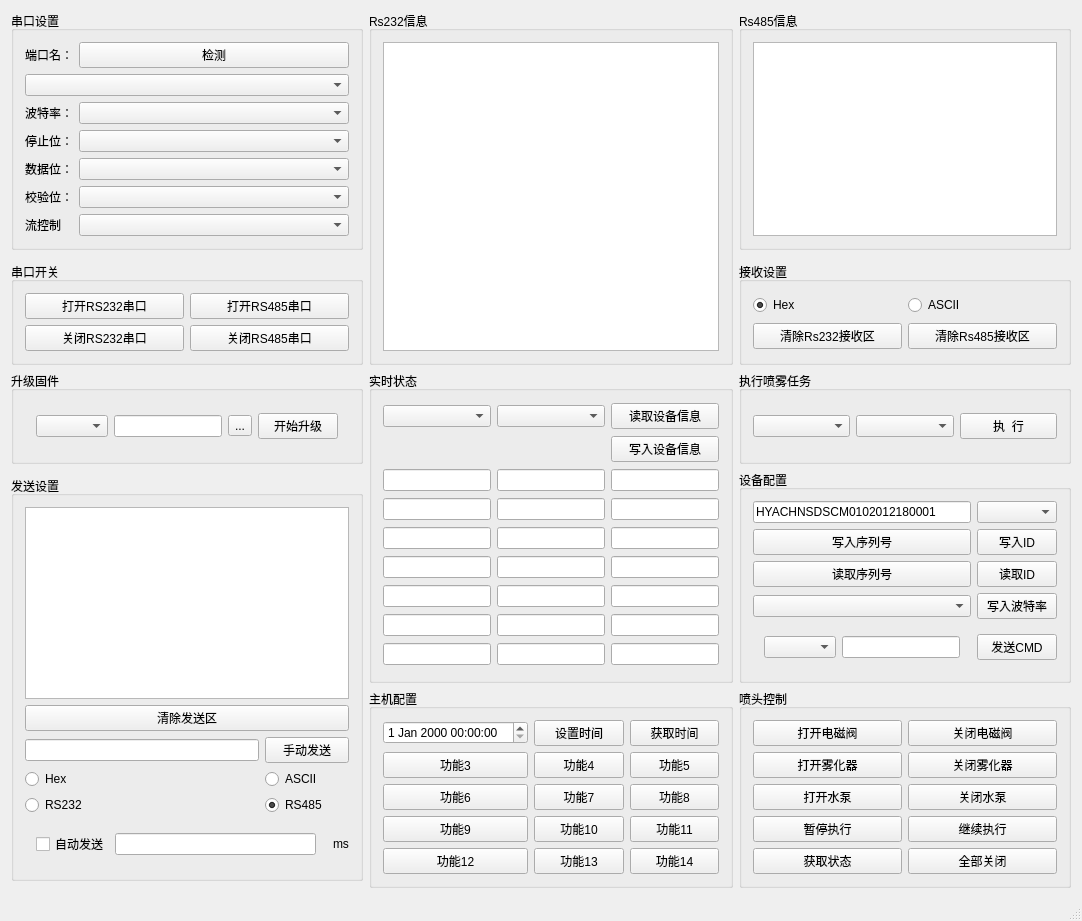
<?xml version="1.0" encoding="UTF-8"?>
<ui version="4.0">
 <class>MainWindow</class>
 <widget class="QMainWindow" name="MainWindow">
  <property name="geometry">
   <rect>
    <x>0</x>
    <y>0</y>
    <width>1082</width>
    <height>806</height>
   </rect>
  </property>
  <property name="windowTitle">
   <string>HySpray</string>
  </property>
  <widget class="QWidget" name="centralWidget">
   <layout class="QGridLayout" name="gridLayout_3">
    <item row="0" column="0">
     <widget class="QGroupBox" name="groupBox">
      <property name="title">
       <string>串口设置</string>
      </property>
      <layout class="QFormLayout" name="formLayout">
       <item row="0" column="0">
        <widget class="QLabel" name="label">
         <property name="text">
          <string>端口名：</string>
         </property>
        </widget>
       </item>
       <item row="0" column="1">
        <widget class="QPushButton" name="pushButtonTest">
         <property name="text">
          <string>检测</string>
         </property>
        </widget>
       </item>
       <item row="1" column="0" colspan="2">
        <widget class="QComboBox" name="comboBoxCom"/>
       </item>
       <item row="2" column="0">
        <widget class="QLabel" name="label_2">
         <property name="text">
          <string>波特率：</string>
         </property>
        </widget>
       </item>
       <item row="2" column="1">
        <widget class="QComboBox" name="comboBoxBaud"/>
       </item>
       <item row="3" column="0">
        <widget class="QLabel" name="label_3">
         <property name="text">
          <string>停止位：</string>
         </property>
        </widget>
       </item>
       <item row="3" column="1">
        <widget class="QComboBox" name="comboBoxStop"/>
       </item>
       <item row="4" column="0">
        <widget class="QLabel" name="label_4">
         <property name="text">
          <string>数据位：</string>
         </property>
        </widget>
       </item>
       <item row="4" column="1">
        <widget class="QComboBox" name="comboBoxDatabit"/>
       </item>
       <item row="6" column="0">
        <widget class="QLabel" name="label_5">
         <property name="text">
          <string>校验位：</string>
         </property>
        </widget>
       </item>
       <item row="6" column="1">
        <widget class="QComboBox" name="comboBoxParity"/>
       </item>
       <item row="7" column="0">
        <widget class="QLabel" name="label_6">
         <property name="text">
          <string>流控制</string>
         </property>
        </widget>
       </item>
       <item row="7" column="1">
        <widget class="QComboBox" name="comboBoxFlow"/>
       </item>
      </layout>
     </widget>
    </item>
    <item row="3" column="4">
     <widget class="QGroupBox" name="gridGroupBox">
      <property name="title">
       <string>执行喷雾任务</string>
      </property>
      <layout class="QGridLayout" name="gridLayout_12">
       <item row="1" column="0">
        <widget class="QComboBox" name="comboBox_4">
         <property name="toolTip">
          <string>选择喷雾模式</string>
         </property>
        </widget>
       </item>
       <item row="1" column="2">
        <widget class="QPushButton" name="pushButton_32">
         <property name="text">
          <string>执  行</string>
         </property>
        </widget>
       </item>
       <item row="1" column="1">
        <widget class="QComboBox" name="comboBox_5">
         <property name="toolTip">
          <string>选择喷雾任务组</string>
         </property>
        </widget>
       </item>
      </layout>
     </widget>
    </item>
    <item row="2" column="4">
     <widget class="QGroupBox" name="groupBox_2">
      <property name="title">
       <string>接收设置</string>
      </property>
      <layout class="QGridLayout" name="gridLayout">
       <item row="0" column="0">
        <widget class="QRadioButton" name="radioButtonReHex">
         <property name="text">
          <string>Hex</string>
         </property>
         <property name="checked">
          <bool>true</bool>
         </property>
        </widget>
       </item>
       <item row="0" column="1">
        <widget class="QRadioButton" name="radioButtonReAscii">
         <property name="text">
          <string>ASCII</string>
         </property>
        </widget>
       </item>
       <item row="1" column="0">
        <widget class="QPushButton" name="pushButtonClearRx">
         <property name="text">
          <string>清除Rs232接收区</string>
         </property>
        </widget>
       </item>
       <item row="1" column="1">
        <widget class="QPushButton" name="pushButton_33">
         <property name="text">
          <string>清除Rs485接收区</string>
         </property>
        </widget>
       </item>
      </layout>
     </widget>
    </item>
    <item row="2" column="0">
     <widget class="QGroupBox" name="gridGroupBox">
      <property name="title">
       <string>串口开关</string>
      </property>
      <layout class="QGridLayout" name="gridLayout_4">
       <item row="0" column="0">
        <widget class="QPushButton" name="pushButtonCom">
         <property name="text">
          <string>打开RS232串口</string>
         </property>
         <property name="checkable">
          <bool>false</bool>
         </property>
        </widget>
       </item>
       <item row="0" column="1">
        <widget class="QPushButton" name="pushButton_open485">
         <property name="text">
          <string>打开RS485串口</string>
         </property>
        </widget>
       </item>
       <item row="2" column="0">
        <widget class="QPushButton" name="pushButton_close232">
         <property name="text">
          <string>关闭RS232串口</string>
         </property>
        </widget>
       </item>
       <item row="2" column="1">
        <widget class="QPushButton" name="pushButton_close485">
         <property name="text">
          <string>关闭RS485串口</string>
         </property>
        </widget>
       </item>
      </layout>
     </widget>
    </item>
    <item row="0" column="4">
     <widget class="QGroupBox" name="gridGroupBox">
      <property name="title">
       <string>Rs485信息</string>
      </property>
      <layout class="QGridLayout" name="gridLayout_10">
       <item row="0" column="0">
        <widget class="QPlainTextEdit" name="plainTextEdit"/>
       </item>
      </layout>
     </widget>
    </item>
    <item row="4" column="4">
     <widget class="QGroupBox" name="gridGroupBox">
      <property name="title">
       <string>设备配置</string>
      </property>
      <layout class="QGridLayout" name="gridLayout_6">
       <item row="4" column="1">
        <widget class="QPushButton" name="pushButton_24">
         <property name="text">
          <string>读取序列号</string>
         </property>
        </widget>
       </item>
       <item row="3" column="1">
        <widget class="QPushButton" name="pushButton_37">
         <property name="text">
          <string>写入序列号</string>
         </property>
        </widget>
       </item>
       <item row="0" column="2">
        <widget class="QComboBox" name="comboBox_2">
         <property name="toolTip">
          <string>请选择喷头</string>
         </property>
        </widget>
       </item>
       <item row="0" column="1">
        <widget class="QLineEdit" name="lineEdit">
         <property name="toolTip">
          <string>请输入需要写入的喷头/主机序列号</string>
         </property>
         <property name="text">
          <string>HYACHNSDSCM0102012180001</string>
         </property>
        </widget>
       </item>
       <item row="3" column="2">
        <widget class="QPushButton" name="pushButton_36">
         <property name="text">
          <string>写入ID</string>
         </property>
        </widget>
       </item>
       <item row="5" column="2">
        <widget class="QPushButton" name="pushButton_25">
         <property name="text">
          <string>写入波特率</string>
         </property>
        </widget>
       </item>
       <item row="4" column="2">
        <widget class="QPushButton" name="pushButton_30">
         <property name="text">
          <string>读取ID</string>
         </property>
        </widget>
       </item>
       <item row="6" column="2">
        <widget class="QPushButton" name="pushButton_10">
         <property name="text">
          <string>发送CMD</string>
         </property>
        </widget>
       </item>
       <item row="6" column="1">
        <widget class="QWidget" name="horizontalWidget" native="true">
         <layout class="QHBoxLayout" name="horizontalLayout_2">
          <item>
           <widget class="QComboBox" name="comboBox_6">
            <property name="toolTip">
             <string>请选择CMD类型</string>
            </property>
           </widget>
          </item>
          <item>
           <widget class="QLineEdit" name="lineEdit_2">
            <property name="toolTip">
             <string>请输入Json Data</string>
            </property>
           </widget>
          </item>
         </layout>
        </widget>
       </item>
       <item row="5" column="1">
        <widget class="QComboBox" name="comboBox_8"/>
       </item>
      </layout>
     </widget>
    </item>
    <item row="5" column="2">
     <widget class="QGroupBox" name="groupBox">
      <property name="title">
       <string>主机配置</string>
      </property>
      <layout class="QGridLayout" name="gridLayout_5">
       <item row="0" column="4">
        <widget class="QPushButton" name="pushButton">
         <property name="text">
          <string>获取时间</string>
         </property>
        </widget>
       </item>
       <item row="1" column="3">
        <widget class="QPushButton" name="pushButton_4">
         <property name="text">
          <string>功能4</string>
         </property>
        </widget>
       </item>
       <item row="1" column="4">
        <widget class="QPushButton" name="pushButton_19">
         <property name="text">
          <string>功能5</string>
         </property>
        </widget>
       </item>
       <item row="5" column="3">
        <widget class="QPushButton" name="pushButton_15">
         <property name="text">
          <string>功能10</string>
         </property>
        </widget>
       </item>
       <item row="2" column="4">
        <widget class="QPushButton" name="pushButton_26">
         <property name="text">
          <string>功能8</string>
         </property>
        </widget>
       </item>
       <item row="2" column="3">
        <widget class="QPushButton" name="pushButton_35">
         <property name="text">
          <string>功能7</string>
         </property>
        </widget>
       </item>
       <item row="5" column="1">
        <widget class="QPushButton" name="pushButton_16">
         <property name="text">
          <string>功能9</string>
         </property>
        </widget>
       </item>
       <item row="5" column="4">
        <widget class="QPushButton" name="pushButton_34">
         <property name="text">
          <string>功能11</string>
         </property>
        </widget>
       </item>
       <item row="1" column="1">
        <widget class="QPushButton" name="pushButton_9">
         <property name="text">
          <string>功能3</string>
         </property>
        </widget>
       </item>
       <item row="6" column="3">
        <widget class="QPushButton" name="pushButton_20">
         <property name="text">
          <string>功能13</string>
         </property>
        </widget>
       </item>
       <item row="6" column="1">
        <widget class="QPushButton" name="pushButton_17">
         <property name="text">
          <string>功能12</string>
         </property>
        </widget>
       </item>
       <item row="2" column="1">
        <widget class="QPushButton" name="pushButton_11">
         <property name="text">
          <string>功能6</string>
         </property>
        </widget>
       </item>
       <item row="0" column="3">
        <widget class="QPushButton" name="pushButton_7">
         <property name="text">
          <string>设置时间</string>
         </property>
        </widget>
       </item>
       <item row="6" column="4">
        <widget class="QPushButton" name="pushButton_12">
         <property name="text">
          <string>功能14</string>
         </property>
        </widget>
       </item>
       <item row="0" column="1">
        <widget class="QDateTimeEdit" name="dateTimeEdit"/>
       </item>
      </layout>
     </widget>
    </item>
    <item row="5" column="4">
     <widget class="QGroupBox" name="gridGroupBox">
      <property name="title">
       <string>喷头控制</string>
      </property>
      <layout class="QGridLayout" name="gridLayout_7">
       <item row="2" column="1">
        <widget class="QPushButton" name="pushButton_6">
         <property name="text">
          <string>关闭雾化器</string>
         </property>
        </widget>
       </item>
       <item row="4" column="1">
        <widget class="QPushButton" name="pushButton_21">
         <property name="text">
          <string>关闭水泵</string>
         </property>
        </widget>
       </item>
       <item row="4" column="0">
        <widget class="QPushButton" name="pushButton_14">
         <property name="text">
          <string>打开水泵</string>
         </property>
        </widget>
       </item>
       <item row="2" column="0">
        <widget class="QPushButton" name="pushButton_5">
         <property name="text">
          <string>打开雾化器</string>
         </property>
        </widget>
       </item>
       <item row="0" column="1">
        <widget class="QPushButton" name="pushButton_3">
         <property name="text">
          <string>关闭电磁阀</string>
         </property>
        </widget>
       </item>
       <item row="6" column="1">
        <widget class="QPushButton" name="pushButton_22">
         <property name="text">
          <string>继续执行</string>
         </property>
        </widget>
       </item>
       <item row="0" column="0">
        <widget class="QPushButton" name="pushButton_2">
         <property name="text">
          <string>打开电磁阀</string>
         </property>
        </widget>
       </item>
       <item row="6" column="0">
        <widget class="QPushButton" name="pushButton_23">
         <property name="text">
          <string>暂停执行</string>
         </property>
        </widget>
       </item>
       <item row="7" column="1">
        <widget class="QPushButton" name="pushButton_27">
         <property name="text">
          <string>全部关闭</string>
         </property>
        </widget>
       </item>
       <item row="7" column="0">
        <widget class="QPushButton" name="pushButton_8">
         <property name="text">
          <string>获取状态</string>
         </property>
        </widget>
       </item>
      </layout>
     </widget>
    </item>
    <item row="3" column="0">
     <widget class="QGroupBox" name="gridGroupBox">
      <property name="toolTip">
       <string/>
      </property>
      <property name="title">
       <string>升级固件</string>
      </property>
      <layout class="QGridLayout" name="gridLayout_9">
       <item row="0" column="0">
        <widget class="QWidget" name="horizontalWidget_2" native="true">
         <layout class="QHBoxLayout" name="horizontalLayout_3">
          <item>
           <widget class="QComboBox" name="comboBox_7">
            <property name="toolTip">
             <string>硬件ID</string>
            </property>
           </widget>
          </item>
          <item>
           <widget class="QLineEdit" name="lineEdit_25">
            <property name="toolTip">
             <string>固件地址</string>
            </property>
           </widget>
          </item>
          <item>
           <widget class="QToolButton" name="toolButton">
            <property name="toolTip">
             <string>选择固件文件</string>
            </property>
            <property name="text">
             <string>...</string>
            </property>
           </widget>
          </item>
          <item>
           <widget class="QPushButton" name="pushButton_18">
            <property name="text">
             <string>开始升级</string>
            </property>
           </widget>
          </item>
         </layout>
        </widget>
       </item>
      </layout>
     </widget>
    </item>
    <item row="3" column="2" rowspan="2">
     <widget class="QGroupBox" name="gridGroupBox">
      <property name="title">
       <string>实时状态</string>
      </property>
      <layout class="QGridLayout" name="gridLayout_11">
       <item row="4" column="1">
        <widget class="QLineEdit" name="lineEdit22"/>
       </item>
       <item row="5" column="1">
        <widget class="QLineEdit" name="lineEdit32"/>
       </item>
       <item row="4" column="3">
        <widget class="QLineEdit" name="lineEdit23"/>
       </item>
       <item row="4" column="0">
        <widget class="QLineEdit" name="lineEdit21"/>
       </item>
       <item row="3" column="3">
        <widget class="QLineEdit" name="lineEdit13"/>
       </item>
       <item row="7" column="1">
        <widget class="QLineEdit" name="lineEdit52"/>
       </item>
       <item row="7" column="0">
        <widget class="QLineEdit" name="lineEdit51"/>
       </item>
       <item row="6" column="1">
        <widget class="QLineEdit" name="lineEdit42"/>
       </item>
       <item row="9" column="3">
        <widget class="QLineEdit" name="lineEdit73"/>
       </item>
       <item row="8" column="0">
        <widget class="QLineEdit" name="lineEdit61"/>
       </item>
       <item row="1" column="3">
        <widget class="QPushButton" name="pushButton_28">
         <property name="text">
          <string>写入设备信息</string>
         </property>
        </widget>
       </item>
       <item row="1" column="0" colspan="2">
        <widget class="QWidget" name="horizontalWidget" native="true">
         <layout class="QHBoxLayout" name="horizontalLayout_4"/>
        </widget>
       </item>
       <item row="5" column="0">
        <widget class="QLineEdit" name="lineEdit31"/>
       </item>
       <item row="6" column="3">
        <widget class="QLineEdit" name="lineEdit43"/>
       </item>
       <item row="5" column="3">
        <widget class="QLineEdit" name="lineEdit33"/>
       </item>
       <item row="3" column="0">
        <widget class="QLineEdit" name="lineEdit11"/>
       </item>
       <item row="8" column="1">
        <widget class="QLineEdit" name="lineEdit62"/>
       </item>
       <item row="8" column="3">
        <widget class="QLineEdit" name="lineEdit63"/>
       </item>
       <item row="3" column="1">
        <widget class="QLineEdit" name="lineEdit12"/>
       </item>
       <item row="9" column="1">
        <widget class="QLineEdit" name="lineEdit72"/>
       </item>
       <item row="6" column="0">
        <widget class="QLineEdit" name="lineEdit41"/>
       </item>
       <item row="9" column="0">
        <widget class="QLineEdit" name="lineEdit71"/>
       </item>
       <item row="7" column="3">
        <widget class="QLineEdit" name="lineEdit53"/>
       </item>
       <item row="0" column="3">
        <widget class="QPushButton" name="pushButton_13">
         <property name="text">
          <string>读取设备信息</string>
         </property>
        </widget>
       </item>
       <item row="0" column="1">
        <widget class="QComboBox" name="comboBox_3">
         <property name="toolTip">
          <string>选择表项</string>
         </property>
        </widget>
       </item>
       <item row="0" column="0">
        <widget class="QComboBox" name="comboBox">
         <property name="toolTip">
          <string>选择表名</string>
         </property>
        </widget>
       </item>
      </layout>
     </widget>
    </item>
    <item row="0" column="2" rowspan="3">
     <widget class="QGroupBox" name="gridGroupBox">
      <property name="title">
       <string>Rs232信息</string>
      </property>
      <layout class="QGridLayout" name="gridLayout_8">
       <item row="0" column="0">
        <widget class="QPlainTextEdit" name="plainTextEditRe">
         <property name="readOnly">
          <bool>false</bool>
         </property>
        </widget>
       </item>
      </layout>
     </widget>
    </item>
    <item row="4" column="0" rowspan="2">
     <widget class="QGroupBox" name="groupBox_3">
      <property name="sizePolicy">
       <sizepolicy hsizetype="Preferred" vsizetype="Fixed">
        <horstretch>0</horstretch>
        <verstretch>0</verstretch>
       </sizepolicy>
      </property>
      <property name="title">
       <string>发送设置</string>
      </property>
      <layout class="QGridLayout" name="gridLayout_2">
       <item row="0" column="0" colspan="3">
        <widget class="QPlainTextEdit" name="plainTextEdit_2"/>
       </item>
       <item row="2" column="1" colspan="2">
        <widget class="QPushButton" name="pushButtonSend1">
         <property name="text">
          <string>手动发送</string>
         </property>
        </widget>
       </item>
       <item row="4" column="1">
        <widget class="QRadioButton" name="radioButtonSendAscii">
         <property name="text">
          <string>ASCII</string>
         </property>
        </widget>
       </item>
       <item row="10" column="0">
        <widget class="QRadioButton" name="radioButton">
         <property name="text">
          <string>RS232</string>
         </property>
         <property name="checked">
          <bool>false</bool>
         </property>
        </widget>
       </item>
       <item row="1" column="0" colspan="3">
        <widget class="QPushButton" name="pushButtonClearTx">
         <property name="text">
          <string>清除发送区</string>
         </property>
        </widget>
       </item>
       <item row="4" column="0">
        <widget class="QRadioButton" name="radioButtonSendHex">
         <property name="text">
          <string>Hex</string>
         </property>
         <property name="checked">
          <bool>false</bool>
         </property>
         <property name="autoExclusive">
          <bool>true</bool>
         </property>
        </widget>
       </item>
       <item row="2" column="0">
        <widget class="QLineEdit" name="lineEditSend1"/>
       </item>
       <item row="18" column="2">
        <widget class="QLabel" name="label_13">
         <property name="text">
          <string>ms</string>
         </property>
        </widget>
       </item>
       <item row="10" column="1">
        <widget class="QRadioButton" name="radioButton_2">
         <property name="text">
          <string>RS485</string>
         </property>
         <property name="checked">
          <bool>true</bool>
         </property>
         <property name="autoExclusive">
          <bool>true</bool>
         </property>
        </widget>
       </item>
       <item row="18" column="0" colspan="2">
        <widget class="QWidget" name="widget" native="true">
         <layout class="QHBoxLayout" name="horizontalLayout">
          <item>
           <widget class="QCheckBox" name="checkBoxAutoSend">
            <property name="text">
             <string>自动发送</string>
            </property>
           </widget>
          </item>
          <item>
           <widget class="QLineEdit" name="lineEditSendTime">
            <property name="enabled">
             <bool>true</bool>
            </property>
            <property name="text">
             <string/>
            </property>
           </widget>
          </item>
         </layout>
        </widget>
       </item>
      </layout>
     </widget>
    </item>
   </layout>
  </widget>
  <widget class="QStatusBar" name="statusBar"/>
 </widget>
 <layoutdefault spacing="6" margin="11"/>
 <tabstops>
  <tabstop>pushButtonTest</tabstop>
  <tabstop>comboBoxCom</tabstop>
  <tabstop>comboBoxBaud</tabstop>
  <tabstop>comboBoxStop</tabstop>
  <tabstop>comboBoxDatabit</tabstop>
  <tabstop>comboBoxParity</tabstop>
  <tabstop>comboBoxFlow</tabstop>
  <tabstop>lineEditSendTime</tabstop>
  <tabstop>radioButtonReHex</tabstop>
  <tabstop>radioButtonReAscii</tabstop>
 </tabstops>
 <resources/>
 <connections/>
</ui>
